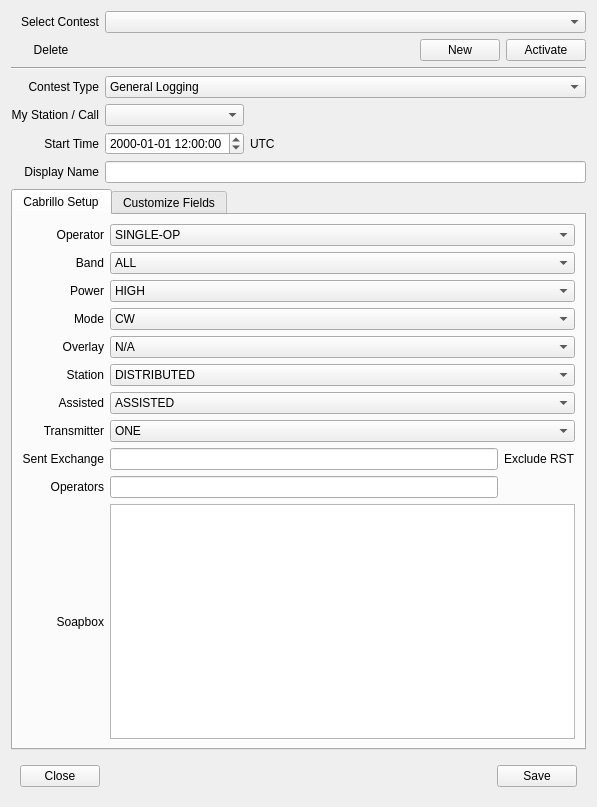
<?xml version="1.0" encoding="UTF-8"?>
<ui version="4.0">
 <class>ContestEdit</class>
 <widget class="QDialog" name="ContestEdit">
  <property name="geometry">
   <rect>
    <x>0</x>
    <y>0</y>
    <width>597</width>
    <height>807</height>
   </rect>
  </property>
  <property name="windowTitle">
   <string>Contests</string>
  </property>
  <property name="modal">
   <bool>false</bool>
  </property>
  <layout class="QGridLayout" name="gridLayout">
   <item row="1" column="0" colspan="3">
    <layout class="QHBoxLayout" name="horizontalLayout">
     <item>
      <widget class="QPushButton" name="button_delete">
       <property name="focusPolicy">
        <enum>Qt::ClickFocus</enum>
       </property>
       <property name="text">
        <string>Delete</string>
       </property>
       <property name="flat">
        <bool>true</bool>
       </property>
      </widget>
     </item>
     <item>
      <spacer name="horizontalSpacer_2">
       <property name="orientation">
        <enum>Qt::Horizontal</enum>
       </property>
       <property name="sizeHint" stdset="0">
        <size>
         <width>40</width>
         <height>20</height>
        </size>
       </property>
      </spacer>
     </item>
     <item>
      <widget class="QPushButton" name="button_new">
       <property name="focusPolicy">
        <enum>Qt::ClickFocus</enum>
       </property>
       <property name="text">
        <string>New</string>
       </property>
       <property name="autoDefault">
        <bool>false</bool>
       </property>
      </widget>
     </item>
     <item>
      <widget class="QPushButton" name="button_activate">
       <property name="focusPolicy">
        <enum>Qt::ClickFocus</enum>
       </property>
       <property name="text">
        <string>Activate</string>
       </property>
       <property name="autoDefault">
        <bool>false</bool>
       </property>
      </widget>
     </item>
    </layout>
   </item>
   <item row="4" column="1" colspan="2">
    <widget class="QComboBox" name="fk_contest">
     <property name="focusPolicy">
      <enum>Qt::StrongFocus</enum>
     </property>
     <property name="accessibleName">
      <string>Contest Selector</string>
     </property>
     <property name="accessibleDescription">
      <string>Contest or log type.</string>
     </property>
     <item>
      <property name="text">
       <string>General Logging</string>
      </property>
     </item>
     <item>
      <property name="text">
       <string>10 10 FALL CW</string>
      </property>
     </item>
     <item>
      <property name="text">
       <string>10 10 SPRING CW</string>
      </property>
     </item>
     <item>
      <property name="text">
       <string>10 10 SUMMER PHONE</string>
      </property>
     </item>
     <item>
      <property name="text">
       <string>10 10 WINTER PHONE</string>
      </property>
     </item>
     <item>
      <property name="text">
       <string>ARRL 10M</string>
      </property>
     </item>
     <item>
      <property name="text">
       <string>ARRL DX CW</string>
      </property>
     </item>
     <item>
      <property name="text">
       <string>ARRL DX SSB</string>
      </property>
     </item>
     <item>
      <property name="text">
       <string>ARRL FIELD DAY</string>
      </property>
     </item>
     <item>
      <property name="text">
       <string>ARRL SS CW</string>
      </property>
     </item>
     <item>
      <property name="text">
       <string>ARRL SS PHONE</string>
      </property>
     </item>
     <item>
      <property name="text">
       <string>ARRL VHF JAN</string>
      </property>
     </item>
     <item>
      <property name="text">
       <string>ARRL VHF JUN</string>
      </property>
     </item>
     <item>
      <property name="text">
       <string>ARRL VHF SEP</string>
      </property>
     </item>
     <item>
      <property name="text">
       <string>CANADA DAY</string>
      </property>
     </item>
     <item>
      <property name="text">
       <string>CQ 160 CW</string>
      </property>
     </item>
     <item>
      <property name="text">
       <string>CQ 160 SSB</string>
      </property>
     </item>
     <item>
      <property name="text">
       <string>CQ WPX CW</string>
      </property>
     </item>
     <item>
      <property name="text">
       <string>CQ WPX SSB</string>
      </property>
     </item>
     <item>
      <property name="text">
       <string>CQ WW CW</string>
      </property>
     </item>
     <item>
      <property name="text">
       <string>CQ WW SSB</string>
      </property>
     </item>
     <item>
      <property name="text">
       <string>CWT</string>
      </property>
     </item>
     <item>
      <property name="text">
       <string>IARU HF</string>
      </property>
     </item>
     <item>
      <property name="text">
       <string>JIDX CW</string>
      </property>
     </item>
     <item>
      <property name="text">
       <string>JIDX PH</string>
      </property>
     </item>
     <item>
      <property name="text">
       <string>NAQP CW</string>
      </property>
     </item>
     <item>
      <property name="text">
       <string>NAQP SSB</string>
      </property>
     </item>
     <item>
      <property name="text">
       <string>PHONE WEEKLY TEST</string>
      </property>
     </item>
     <item>
      <property name="text">
       <string>STEW PERRY TOPBAND</string>
      </property>
     </item>
     <item>
      <property name="text">
       <string>WINTER FIELD DAY</string>
      </property>
     </item>
    </widget>
   </item>
   <item row="5" column="2">
    <spacer name="horizontalSpacer">
     <property name="orientation">
      <enum>Qt::Horizontal</enum>
     </property>
     <property name="sizeHint" stdset="0">
      <size>
       <width>40</width>
       <height>20</height>
      </size>
     </property>
    </spacer>
   </item>
   <item row="4" column="0">
    <widget class="QLabel" name="label_2">
     <property name="text">
      <string>Contest Type</string>
     </property>
     <property name="alignment">
      <set>Qt::AlignRight|Qt::AlignTrailing|Qt::AlignVCenter</set>
     </property>
    </widget>
   </item>
   <item row="2" column="0" colspan="3">
    <widget class="Line" name="line_2">
     <property name="orientation">
      <enum>Qt::Horizontal</enum>
     </property>
    </widget>
   </item>
   <item row="8" column="0" colspan="3">
    <widget class="QTabWidget" name="tabWidget">
     <property name="currentIndex">
      <number>0</number>
     </property>
     <widget class="QWidget" name="cabrillo_tab">
      <attribute name="title">
       <string>Cabrillo Setup</string>
      </attribute>
      <layout class="QGridLayout" name="gridLayout">
       <item row="0" column="0">
        <widget class="QLabel" name="label_4">
         <property name="text">
          <string>Operator</string>
         </property>
         <property name="alignment">
          <set>Qt::AlignRight|Qt::AlignTrailing|Qt::AlignVCenter</set>
         </property>
        </widget>
       </item>
       <item row="3" column="0">
        <widget class="QLabel" name="label_7">
         <property name="text">
          <string>Mode</string>
         </property>
         <property name="alignment">
          <set>Qt::AlignRight|Qt::AlignTrailing|Qt::AlignVCenter</set>
         </property>
        </widget>
       </item>
       <item row="2" column="0">
        <widget class="QLabel" name="label_6">
         <property name="text">
          <string>Power</string>
         </property>
         <property name="alignment">
          <set>Qt::AlignRight|Qt::AlignTrailing|Qt::AlignVCenter</set>
         </property>
        </widget>
       </item>
       <item row="1" column="0">
        <widget class="QLabel" name="label_5">
         <property name="text">
          <string>Band</string>
         </property>
         <property name="alignment">
          <set>Qt::AlignRight|Qt::AlignTrailing|Qt::AlignVCenter</set>
         </property>
        </widget>
       </item>
       <item row="6" column="1" colspan="2">
        <widget class="QComboBox" name="assisted_category">
         <property name="focusPolicy">
          <enum>Qt::StrongFocus</enum>
         </property>
         <property name="accessibleName">
          <string>Assisted</string>
         </property>
         <property name="accessibleDescription">
          <string>Assisted category.</string>
         </property>
         <item>
          <property name="text">
           <string>ASSISTED</string>
          </property>
         </item>
         <item>
          <property name="text">
           <string>NON-ASSISTED</string>
          </property>
         </item>
        </widget>
       </item>
       <item row="4" column="0">
        <widget class="QLabel" name="label_8">
         <property name="text">
          <string>Overlay</string>
         </property>
         <property name="alignment">
          <set>Qt::AlignRight|Qt::AlignTrailing|Qt::AlignVCenter</set>
         </property>
        </widget>
       </item>
       <item row="8" column="1">
        <widget class="QLineEdit" name="sent_exchange">
         <property name="accessibleName">
          <string>Sent exchange</string>
         </property>
         <property name="accessibleDescription">
          <string>sent exchange, excluding r s t.</string>
         </property>
        </widget>
       </item>
       <item row="8" column="2">
        <widget class="QLabel" name="label_15">
         <property name="text">
          <string>Exclude RST</string>
         </property>
        </widget>
       </item>
       <item row="9" column="1">
        <widget class="QLineEdit" name="operators">
         <property name="accessibleName">
          <string>Operators</string>
         </property>
         <property name="accessibleDescription">
          <string>operators in contest.</string>
         </property>
         <property name="styleSheet">
          <string notr="true">text-transform: uppercase;</string>
         </property>
        </widget>
       </item>
       <item row="7" column="1" colspan="2">
        <widget class="QComboBox" name="transmitter_category">
         <property name="focusPolicy">
          <enum>Qt::StrongFocus</enum>
         </property>
         <property name="accessibleName">
          <string>Transmitter</string>
         </property>
         <property name="accessibleDescription">
          <string>Transmitter category.</string>
         </property>
         <item>
          <property name="text">
           <string>ONE</string>
          </property>
         </item>
         <item>
          <property name="text">
           <string>TWO</string>
          </property>
         </item>
         <item>
          <property name="text">
           <string>LIMITED</string>
          </property>
         </item>
         <item>
          <property name="text">
           <string>UNLIMITED</string>
          </property>
         </item>
         <item>
          <property name="text">
           <string>SWL</string>
          </property>
         </item>
        </widget>
       </item>
       <item row="1" column="1" colspan="2">
        <widget class="QComboBox" name="band_category">
         <property name="focusPolicy">
          <enum>Qt::StrongFocus</enum>
         </property>
         <property name="accessibleName">
          <string>Band Category</string>
         </property>
         <property name="accessibleDescription">
          <string>Band category.</string>
         </property>
         <item>
          <property name="text">
           <string>ALL</string>
          </property>
         </item>
         <item>
          <property name="text">
           <string>160M</string>
          </property>
         </item>
         <item>
          <property name="text">
           <string>80M</string>
          </property>
         </item>
         <item>
          <property name="text">
           <string>40M</string>
          </property>
         </item>
         <item>
          <property name="text">
           <string>20M</string>
          </property>
         </item>
         <item>
          <property name="text">
           <string>15M</string>
          </property>
         </item>
         <item>
          <property name="text">
           <string>10M</string>
          </property>
         </item>
         <item>
          <property name="text">
           <string>6M</string>
          </property>
         </item>
         <item>
          <property name="text">
           <string>2M</string>
          </property>
         </item>
         <item>
          <property name="text">
           <string>222</string>
          </property>
         </item>
         <item>
          <property name="text">
           <string>432</string>
          </property>
         </item>
         <item>
          <property name="text">
           <string>902</string>
          </property>
         </item>
         <item>
          <property name="text">
           <string>1.2G</string>
          </property>
         </item>
         <item>
          <property name="text">
           <string>2.3G</string>
          </property>
         </item>
         <item>
          <property name="text">
           <string>3.4G</string>
          </property>
         </item>
         <item>
          <property name="text">
           <string>5.7G</string>
          </property>
         </item>
         <item>
          <property name="text">
           <string>10G</string>
          </property>
         </item>
         <item>
          <property name="text">
           <string>24G</string>
          </property>
         </item>
         <item>
          <property name="text">
           <string>47G</string>
          </property>
         </item>
         <item>
          <property name="text">
           <string>75G</string>
          </property>
         </item>
         <item>
          <property name="text">
           <string>119G</string>
          </property>
         </item>
         <item>
          <property name="text">
           <string>142G</string>
          </property>
         </item>
         <item>
          <property name="text">
           <string>241G</string>
          </property>
         </item>
         <item>
          <property name="text">
           <string>LIGHT</string>
          </property>
         </item>
         <item>
          <property name="text">
           <string>VHF-3-BAND</string>
          </property>
         </item>
         <item>
          <property name="text">
           <string>VHF-FM-ONLY</string>
          </property>
         </item>
        </widget>
       </item>
       <item row="3" column="1" colspan="2">
        <widget class="QComboBox" name="mode_category">
         <property name="focusPolicy">
          <enum>Qt::StrongFocus</enum>
         </property>
         <property name="accessibleName">
          <string>Operating mode</string>
         </property>
         <property name="accessibleDescription">
          <string>Mode category</string>
         </property>
         <item>
          <property name="text">
           <string>CW</string>
          </property>
         </item>
         <item>
          <property name="text">
           <string>SSB</string>
          </property>
         </item>
         <item>
          <property name="text">
           <string>RTTY</string>
          </property>
         </item>
         <item>
          <property name="text">
           <string>PSK</string>
          </property>
         </item>
         <item>
          <property name="text">
           <string>SSB+CW</string>
          </property>
         </item>
         <item>
          <property name="text">
           <string>DIGITAL</string>
          </property>
         </item>
         <item>
          <property name="text">
           <string>SSB+CW+DIGITAL</string>
          </property>
         </item>
         <item>
          <property name="text">
           <string>FM</string>
          </property>
         </item>
        </widget>
       </item>
       <item row="9" column="0">
        <widget class="QLabel" name="label_13">
         <property name="text">
          <string>Operators</string>
         </property>
         <property name="alignment">
          <set>Qt::AlignRight|Qt::AlignTrailing|Qt::AlignVCenter</set>
         </property>
        </widget>
       </item>
       <item row="7" column="0">
        <widget class="QLabel" name="label_11">
         <property name="text">
          <string>Transmitter</string>
         </property>
         <property name="alignment">
          <set>Qt::AlignRight|Qt::AlignTrailing|Qt::AlignVCenter</set>
         </property>
        </widget>
       </item>
       <item row="8" column="0">
        <widget class="QLabel" name="label_12">
         <property name="text">
          <string>Sent Exchange</string>
         </property>
         <property name="alignment">
          <set>Qt::AlignRight|Qt::AlignTrailing|Qt::AlignVCenter</set>
         </property>
         <property name="buddy">
          <cstring>For serial numbers, include 001 where the serial should be place in the exchage. It will be automatically increased and displayed for each QSO.</cstring>
         </property>
        </widget>
       </item>
       <item row="0" column="1" colspan="2">
        <widget class="QComboBox" name="operator_category">
         <property name="focusPolicy">
          <enum>Qt::StrongFocus</enum>
         </property>
         <property name="accessibleName">
          <string>Operator Category</string>
         </property>
         <property name="accessibleDescription">
          <string>Operator category.</string>
         </property>
         <item>
          <property name="text">
           <string>SINGLE-OP</string>
          </property>
         </item>
         <item>
          <property name="text">
           <string>MULTI-OP</string>
          </property>
         </item>
         <item>
          <property name="text">
           <string>CHECKLOG</string>
          </property>
         </item>
        </widget>
       </item>
       <item row="4" column="1" colspan="2">
        <widget class="QComboBox" name="overlay_category">
         <property name="focusPolicy">
          <enum>Qt::StrongFocus</enum>
         </property>
         <property name="accessibleName">
          <string>Overlay category</string>
         </property>
         <property name="accessibleDescription">
          <string>Overlay category</string>
         </property>
         <item>
          <property name="text">
           <string>N/A</string>
          </property>
         </item>
         <item>
          <property name="text">
           <string>CLASSIC</string>
          </property>
         </item>
         <item>
          <property name="text">
           <string>NOVICE-TECH</string>
          </property>
         </item>
         <item>
          <property name="text">
           <string>OVER-50</string>
          </property>
         </item>
         <item>
          <property name="text">
           <string>ROOKIE</string>
          </property>
         </item>
         <item>
          <property name="text">
           <string>TB-WIRES</string>
          </property>
         </item>
         <item>
          <property name="text">
           <string>YOUTH</string>
          </property>
         </item>
         <item>
          <property name="text">
           <string>YL</string>
          </property>
         </item>
        </widget>
       </item>
       <item row="2" column="1" colspan="2">
        <widget class="QComboBox" name="power_category">
         <property name="focusPolicy">
          <enum>Qt::StrongFocus</enum>
         </property>
         <property name="accessibleName">
          <string>Power Category</string>
         </property>
         <property name="accessibleDescription">
          <string>Power category</string>
         </property>
         <item>
          <property name="text">
           <string>HIGH</string>
          </property>
         </item>
         <item>
          <property name="text">
           <string>LOW</string>
          </property>
         </item>
         <item>
          <property name="text">
           <string>QRP</string>
          </property>
         </item>
        </widget>
       </item>
       <item row="5" column="1" colspan="2">
        <widget class="QComboBox" name="station_category">
         <property name="focusPolicy">
          <enum>Qt::StrongFocus</enum>
         </property>
         <property name="accessibleName">
          <string>Station type</string>
         </property>
         <property name="accessibleDescription">
          <string>Station type.</string>
         </property>
         <item>
          <property name="text">
           <string>DISTRIBUTED</string>
          </property>
         </item>
         <item>
          <property name="text">
           <string>EXPEDITION</string>
          </property>
         </item>
         <item>
          <property name="text">
           <string>FIXED</string>
          </property>
         </item>
         <item>
          <property name="text">
           <string>HQ</string>
          </property>
         </item>
         <item>
          <property name="text">
           <string>MOBILE</string>
          </property>
         </item>
         <item>
          <property name="text">
           <string>PORTABLE</string>
          </property>
         </item>
         <item>
          <property name="text">
           <string>ROVER</string>
          </property>
         </item>
         <item>
          <property name="text">
           <string>ROVER-LIMITED</string>
          </property>
         </item>
         <item>
          <property name="text">
           <string>ROVER-UNLIMITED</string>
          </property>
         </item>
         <item>
          <property name="text">
           <string>SCHOOL</string>
          </property>
         </item>
        </widget>
       </item>
       <item row="6" column="0">
        <widget class="QLabel" name="label_10">
         <property name="text">
          <string>Assisted</string>
         </property>
         <property name="alignment">
          <set>Qt::AlignRight|Qt::AlignTrailing|Qt::AlignVCenter</set>
         </property>
        </widget>
       </item>
       <item row="5" column="0">
        <widget class="QLabel" name="label_9">
         <property name="text">
          <string>Station</string>
         </property>
         <property name="alignment">
          <set>Qt::AlignRight|Qt::AlignTrailing|Qt::AlignVCenter</set>
         </property>
        </widget>
       </item>
       <item row="10" column="1" colspan="2">
        <widget class="QPlainTextEdit" name="soapbox">
         <property name="accessibleName">
          <string>Soap Box</string>
         </property>
         <property name="accessibleDescription">
          <string>The soap box</string>
         </property>
        </widget>
       </item>
       <item row="10" column="0">
        <widget class="QLabel" name="label_14">
         <property name="text">
          <string>Soapbox</string>
         </property>
         <property name="alignment">
          <set>Qt::AlignRight|Qt::AlignTrailing|Qt::AlignVCenter</set>
         </property>
        </widget>
       </item>
      </layout>
     </widget>
     <widget class="QWidget" name="field_tab">
      <attribute name="title">
       <string>Customize Fields</string>
      </attribute>
      <layout class="QVBoxLayout" name="verticalLayout">
       <item>
        <widget class="QLabel" name="label_25">
         <property name="text">
          <string>Contests / logging sessions will define what fields are necessary for a valid QSO. You may configure additional fields to appear on the main entry panel to suite your workflow to focus on different logging activities. Eg POTA fields, VHF satellite fields, etc. All fields are also available for data entry in the QSO edit sheet.</string>
         </property>
         <property name="wordWrap">
          <bool>true</bool>
         </property>
        </widget>
       </item>
       <item>
        <widget class="QTableView" name="table_fields"/>
       </item>
      </layout>
     </widget>
    </widget>
   </item>
   <item row="6" column="1">
    <widget class="QDateTimeEdit" name="start_date">
     <property name="accessibleName">
      <string>Start of contest Date and U T C Time</string>
     </property>
     <property name="time">
      <time>
       <hour>12</hour>
       <minute>0</minute>
       <second>0</second>
      </time>
     </property>
     <property name="maximumDateTime">
      <datetime>
       <hour>3</hour>
       <minute>59</minute>
       <second>59</second>
       <year>10000</year>
       <month>1</month>
       <day>1</day>
      </datetime>
     </property>
     <property name="currentSection">
      <enum>QDateTimeEdit::YearSection</enum>
     </property>
     <property name="displayFormat">
      <string>yyyy-MM-dd HH:mm:ss</string>
     </property>
     <property name="timeSpec">
      <enum>Qt::UTC</enum>
     </property>
    </widget>
   </item>
   <item row="6" column="2">
    <widget class="QLabel" name="label_17">
     <property name="text">
      <string>UTC</string>
     </property>
    </widget>
   </item>
   <item row="0" column="1" colspan="2">
    <widget class="QComboBox" name="select_contest">
     <property name="focusPolicy">
      <enum>Qt::StrongFocus</enum>
     </property>
    </widget>
   </item>
   <item row="5" column="0">
    <widget class="QLabel" name="label">
     <property name="text">
      <string>My Station / Call</string>
     </property>
     <property name="alignment">
      <set>Qt::AlignRight|Qt::AlignTrailing|Qt::AlignVCenter</set>
     </property>
    </widget>
   </item>
   <item row="7" column="0">
    <widget class="QLabel" name="label_18">
     <property name="text">
      <string>Display Name</string>
     </property>
     <property name="alignment">
      <set>Qt::AlignRight|Qt::AlignTrailing|Qt::AlignVCenter</set>
     </property>
    </widget>
   </item>
   <item row="21" column="0" colspan="3">
    <widget class="QWidget" name="buttonBox" native="true">
     <layout class="QHBoxLayout" name="horizontalLayout_2">
      <item>
       <widget class="QPushButton" name="button_close">
        <property name="text">
         <string>Close</string>
        </property>
       </widget>
      </item>
      <item>
       <spacer name="horizontalSpacer_3">
        <property name="orientation">
         <enum>Qt::Horizontal</enum>
        </property>
        <property name="sizeHint" stdset="0">
         <size>
          <width>40</width>
          <height>20</height>
         </size>
        </property>
       </spacer>
      </item>
      <item>
       <widget class="QPushButton" name="button_save">
        <property name="focusPolicy">
         <enum>Qt::StrongFocus</enum>
        </property>
        <property name="text">
         <string>Save</string>
        </property>
       </widget>
      </item>
     </layout>
    </widget>
   </item>
   <item row="7" column="1" colspan="2">
    <widget class="QLineEdit" name="display_name"/>
   </item>
   <item row="0" column="0">
    <widget class="QLabel" name="label_16">
     <property name="text">
      <string>Select Contest</string>
     </property>
     <property name="alignment">
      <set>Qt::AlignRight|Qt::AlignTrailing|Qt::AlignVCenter</set>
     </property>
    </widget>
   </item>
   <item row="6" column="0">
    <widget class="QLabel" name="label_3">
     <property name="text">
      <string>Start Time</string>
     </property>
     <property name="alignment">
      <set>Qt::AlignRight|Qt::AlignTrailing|Qt::AlignVCenter</set>
     </property>
    </widget>
   </item>
   <item row="5" column="1">
    <widget class="QComboBox" name="fk_station">
     <property name="focusPolicy">
      <enum>Qt::StrongFocus</enum>
     </property>
    </widget>
   </item>
  </layout>
 </widget>
 <tabstops>
  <tabstop>select_contest</tabstop>
  <tabstop>fk_contest</tabstop>
  <tabstop>fk_station</tabstop>
  <tabstop>start_date</tabstop>
  <tabstop>display_name</tabstop>
  <tabstop>button_save</tabstop>
 </tabstops>
 <resources/>
 <connections/>
</ui>
